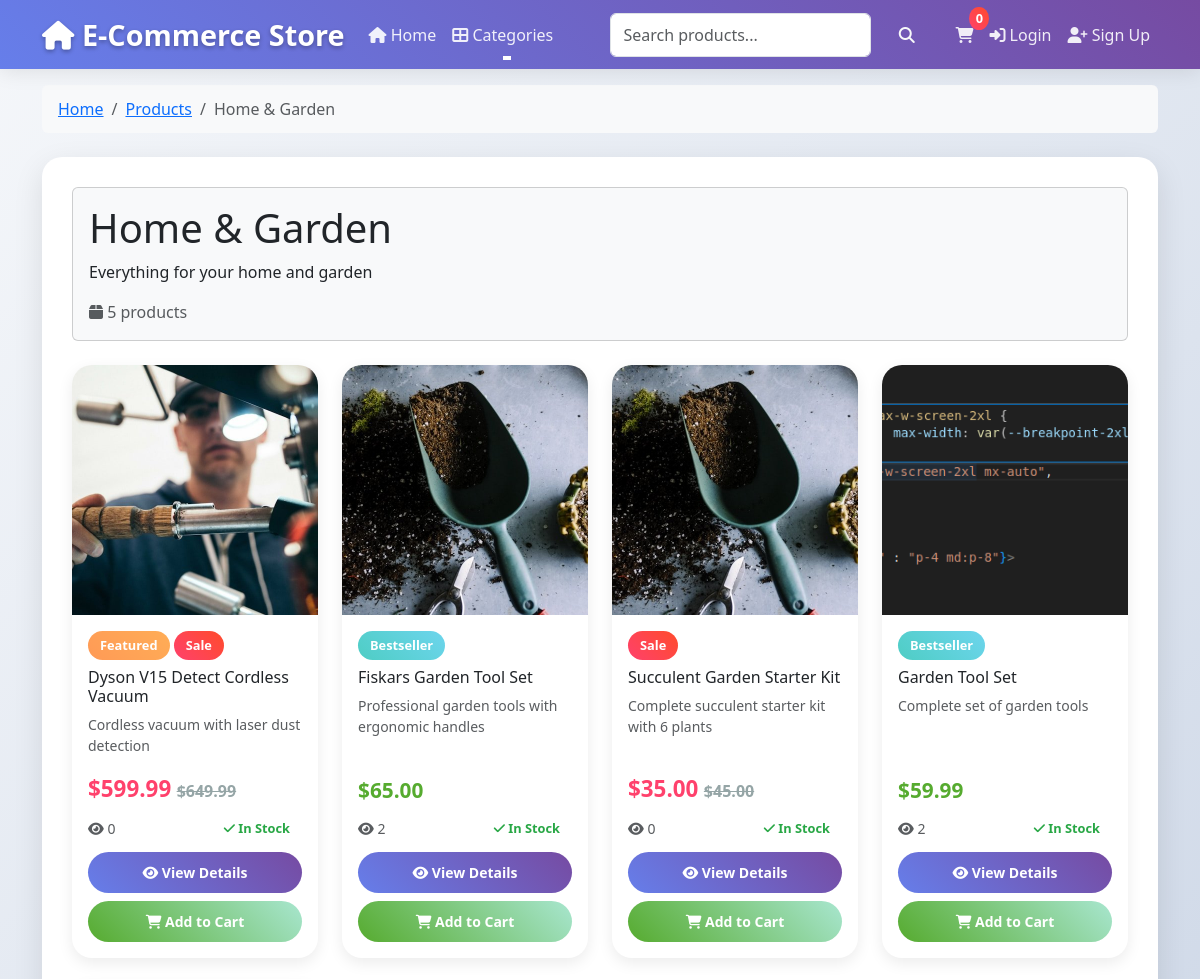
Page /category/home-garden/ (upper part) on the earlier database version.
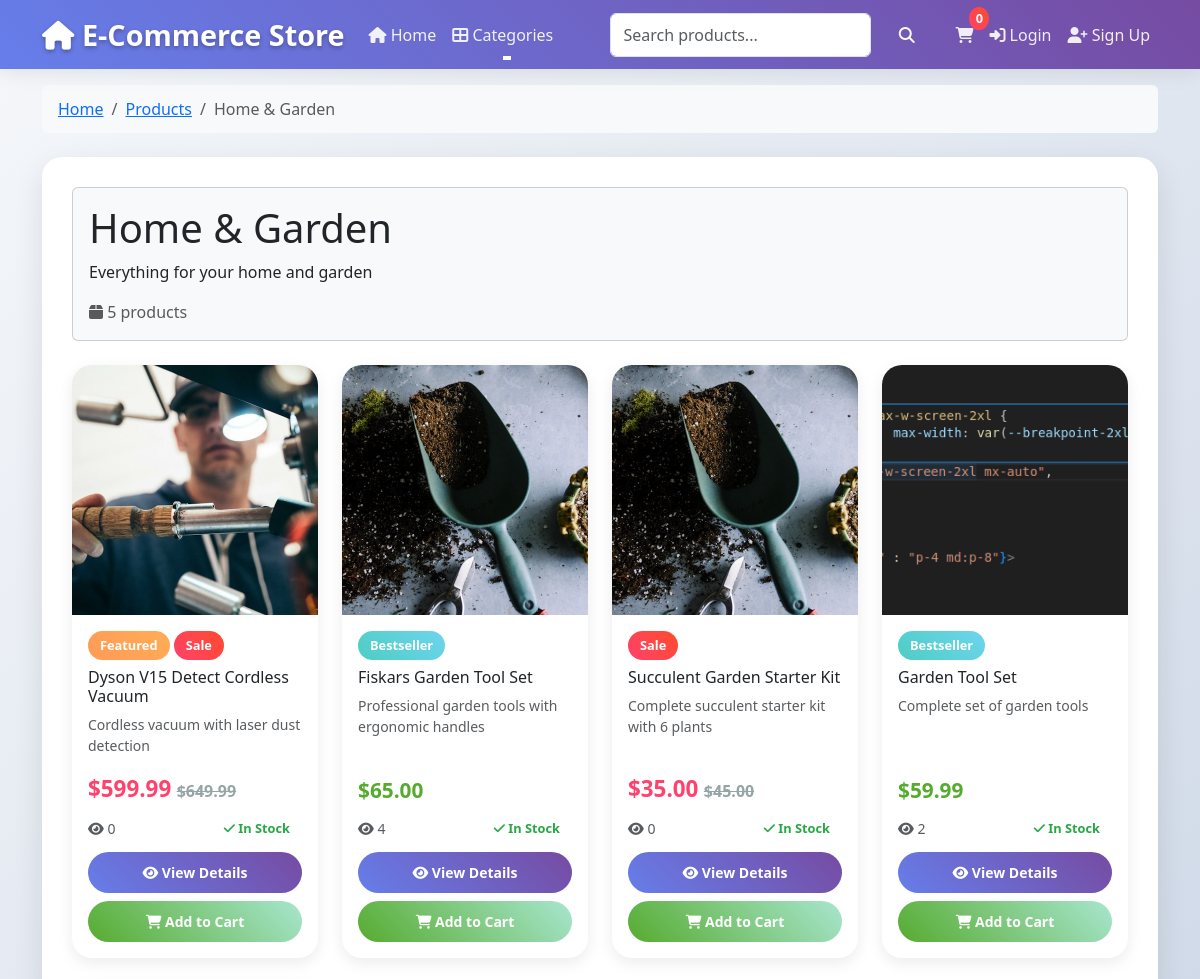
Same page on the later database version.
### store/models.py (models this page shows, shortened)
class Product(models.Model):
    name = models.CharField(
        max_length=200, help_text="Product name (max 200 characters)"
    )
    slug = models.SlugField(
        max_length=200,
        unique=True,
        blank=True,
        help_text="URL-friendly product identifier",
    )
    description = models.TextField(help_text="Detailed product description")
    short_description = models.CharField(
        max_length=500, blank=True, help_text="Brief product summary"
    )
    price = models.DecimalField(
        max_digits=10,
        decimal_places=2,
        validators=[MinValueValidator(0.01)],
        help_text="Product price (minimum $0.01)",
    )
    sale_price = models.DecimalField(
        max_digits=10,
        decimal_places=2,
        blank=True,
        null=True,
        validators=[MinValueValidator(0.01)],
        help_text="Sale price (optional)",
    )
    stock_quantity = models.PositiveIntegerField(
        default=0, help_text="Available stock quantity"
    )
    is_in_stock = models.BooleanField(
        default=True, help_text="Product availability status"
    )
    low_stock_threshold = models.PositiveIntegerField(
        default=5, help_text="Stock level to trigger low stock alerts"
    )
    category = models.ForeignKey(
        Category,
        on_delete=models.CASCADE,
        related_name="products",
        help_text="Product category",
    )
    tags = models.ManyToManyField("ProductTag", blank=True, related_name="products")
    main_image = models.ImageField(
        upload_to="products/main/", help_text="Primary product image"
    )
    is_active = models.BooleanField(default=True, help_text="Product visibility status")
    is_featured = models.BooleanField(
        default=False, help_text="Featured product status"
    )
    is_bestseller = models.BooleanField(
        default=False, help_text="Bestseller product status"
    )
    meta_title = models.CharField(max_length=60, blank=True, help_text="SEO meta title")
    meta_description = models.CharField(
        max_length=160, blank=True, help_text="SEO meta description"
    )
    view_count = models.PositiveIntegerField(
        default=0, help_text="Product view counter"
    )
    created_at = models.DateTimeField(auto_now_add=True)
    updated_at = models.DateTimeField(auto_now=True)
    class Meta:
        ordering = ["-created_at"]
        verbose_name = "Product"
        verbose_name_plural = "Products"
        indexes = [
            models.Index(fields=["name"]),
            models.Index(fields=["category"]),
            models.Index(fields=["is_active"]),
            models.Index(fields=["price"]),
            models.Index(fields=["created_at"]),
        ]
    def get_absolute_url(self):
        return reverse("store:product_detail", kwargs={"slug": self.slug})
    @property
    def is_on_sale(self):
        return bool(self.sale_price and self.sale_price < self.price)

### store/views.py (the view)
class CategoryDetailView(DetailView):
    model = Category
    template_name = "store/category_detail.html"
    context_object_name = "category"
    slug_url_kwarg = "slug"
    def get_queryset(self):
        return Category.objects.filter(is_active=True)
    def get_context_data(self, **kwargs):
        context = super().get_context_data(**kwargs)
        category = self.get_object()
        products = (
            Product.objects.filter(category=category, is_active=True)
            .select_related("category")
            .prefetch_related("tags")
        )
        paginator = Paginator(products, settings.PRODUCTS_PER_PAGE)
        page = self.request.GET.get("page")
        try:
            products_page = paginator.page(page)
        except PageNotAnInteger:
            products_page = paginator.page(1)
        except EmptyPage:
            products_page = paginator.page(paginator.num_pages)
        context["products"] = products_page
        context["is_paginated"] = products_page.has_other_pages()
        context["subcategories"] = category.children.filter(is_active=True)
        context["breadcrumbs"] = [
            {"name": "Home", "url": "/"},
            {"name": "Products", "url": reverse("store:product_list")},
            {"name": category.name, "url": category.get_absolute_url()},
        ]
        return context

### store/context_processors.py (called while the page is built)
def categories(request):
    return {"categories": Category.objects.filter(is_active=True).order_by("name")}

### store/models.py (called while the page is built)
    def get_absolute_url(self):
        return reverse("store:category_detail", kwargs={"slug": self.slug})

### templates/store/category_detail.html (shortened to what this page needs)
{% extends 'base.html' %}
{% load static %}
{% block content %}
<div class="row mb-4">
    <div class="col-12">
        <div class="card bg-light">
            <div class="card-body">
                <div class="row align-items-center">
                    <div class="col-md-8">
                        <h1 class="card-title mb-2">{{ category.name }}</h1>
                        {% if category.description %}
                            <p class="card-text">{{ category.description }}</p>
                        {% endif %}
                        <div class="text-muted">
                            <i class="fas fa-box"></i> {{ products.paginator.count }} product{{ products.paginator.count|pluralize }}
                        </div>
                    </div>
                </div>
            </div>
        </div>
    </div>
</div>
{% if products %}
<div class="row">
    {% for product in products %}
    <div class="col-lg-3 col-md-4 col-sm-6 mb-4">
        <div class="card product-card h-100">
            {% if product.main_image %}
                <img src="{{ product.main_image.url }}" class="card-img-top product-image" alt="{{ product.name }}">
            {% else %}
                <img src="{% static 'images/no-image.svg' %}" class="card-img-top product-image" alt="{{ product.name }}">
            {% endif %}
            <div class="card-body d-flex flex-column">
                <div class="mb-2">
                    {% if product.is_featured %}
                        <span class="badge badge-featured">Featured</span>
                    {% endif %}
                    {% if product.is_bestseller %}
                        <span class="badge badge-bestseller">Bestseller</span>
                    {% endif %}
                    {% if product.is_on_sale %}
                        <span class="badge badge-sale">Sale</span>
                    {% endif %}
                </div>
                <h6 class="card-title">{{ product.name }}</h6>
                <p class="card-text text-muted small">{{ product.short_description|truncatewords:10 }}</p>
                <div class="mt-auto">
                    <div class="price mb-2">
                        {% if product.is_on_sale %}
                            <span class="sale-price">${{ product.sale_price }}</span>
                            <span class="original-price">${{ product.price }}</span>
                        {% else %}
                            <span>${{ product.price }}</span>
                        {% endif %}
                    </div>
                    <div class="d-flex justify-content-between align-items-center mb-2">
                        <small class="text-muted">
                            <i class="fas fa-eye"></i> {{ product.view_count }}
                        </small>
                        <span class="badge stock-badge {% if product.is_in_stock %}in-stock{% else %}out-of-stock{% endif %}">
                            {% if product.is_in_stock %}
                                <i class="fas fa-check"></i> In Stock
                            {% else %}
                                <i class="fas fa-times"></i> Out of Stock
                            {% endif %}
                        </span>
                    </div>
                    <div class="d-grid gap-2">
                        <a href="{{ product.get_absolute_url }}" class="btn btn-primary btn-sm">
                            <i class="fas fa-eye"></i> View Details
                        </a>
                        {% if product.is_in_stock %}
                            <button class="btn btn-success btn-sm" onclick="addToCart({{ product.id }})">
                                <i class="fas fa-shopping-cart"></i> Add to Cart
                            </button>
                        {% else %}
                            <button class="btn btn-secondary btn-sm" disabled>
                                <i class="fas fa-times"></i> Out of Stock
                            </button>
                        {% endif %}
                    </div>
                </div>
            </div>
        </div>
    </div>
    {% endfor %}
</div>
{% endif %}
{% endblock %}

Differences in the rows shown:
changed Product "Fiskars Garden Tool Set": view_count "2" → "4"
